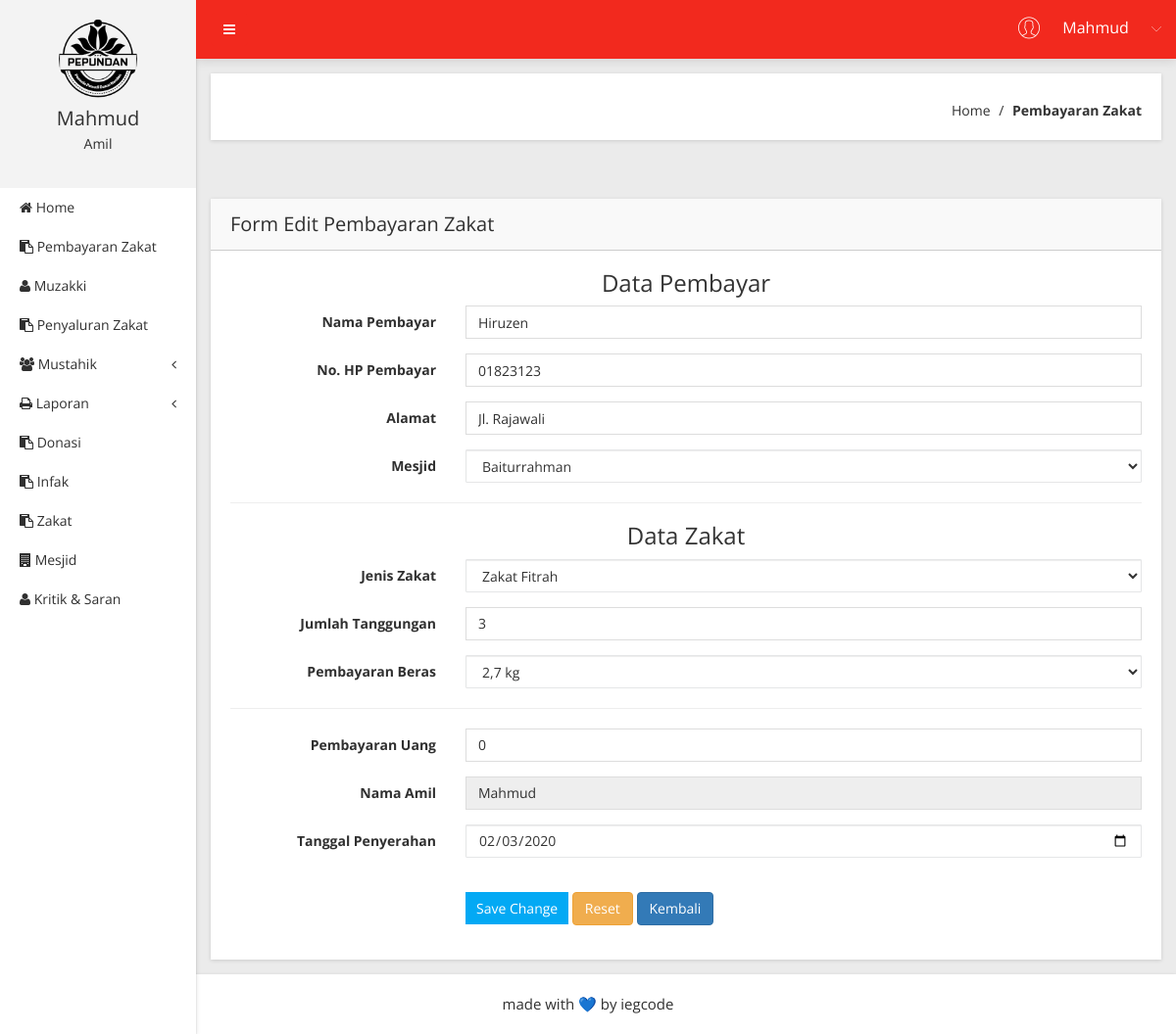
The page /Pembayaran/form_edit/1 (signed in) on the database its author committed.
### tables this page shows
CREATE TABLE `t_pembayaran` (
  `id_pembayaran` int(11) NOT NULL,
  `id_zakat` int(11) NOT NULL,
  `id_amil` int(11) NOT NULL,
  `id_pembayar` int(11) NOT NULL,
  `tgl_penyerahan` date NOT NULL,
  `pembayaran_beras` double NOT NULL,
  `pembayaran_uang` int(11) NOT NULL,
  `jumlah_tanggungan` int(2) NOT NULL,
  `total_pembayaran` varchar(50) NOT NULL
);

CREATE TABLE `t_pembayar` (
  `id_pembayar` int(11) NOT NULL,
  `nama_pembayar` varchar(30) NOT NULL,
  `no_hp_pembayar` varchar(14) NOT NULL,
  `alamat_pembayar` varchar(50) NOT NULL,
  `id_mesjid` int(11) NOT NULL
);

### app/core/controller.php (called while the page is built, shortened)
<?php
class controller {
	public function view($view, $data = [])
	{
		require_once 'app/views/' . $view .'.php';
	}
	public function model ($model)
	{
		return new $model;
	}
}

### app/controllers/Pembayaran.php (called while the page is built, shortened)
<?php
class Pembayaran extends Controller {
	public function form_edit($id)
	{
		$data['judul'] = 'Detail Pembayaran';
		$data['pnr'] = $this->model('Pembayaran_model')->getPembayaranById($id);
		$data['Mesjid'] = $this->model('Mesjid_model')->getAllMesjid();
		$data['Amil'] = $this->model('Amil_model')->sesiAmil();
		$data['Zakat'] = $this->model('Zakat_model')->getAllZakat();
		$this->view('Pembayaran/form_edit', $data);
	}
}

### app/core/app.php (called while the page is built, shortened)
<?php
class app {
	protected $method = 'index';
	protected $params = [];
	public function __construct ()
	{
		$url = $this->parseURL();
		if (file_exists('app/controllers/' . $url[0] . '.php')) {
			unset($url[0]);
		}
		$this->controller = new $this->controller;
		if (isset($url[1])) {
          if (method_exists($this->controller, $url[1])) {				$this->method = $url[1];
           unset($url[1]);
       }
   }
   if ( !empty($url)) {
     $this->params = array_values($url);
 }
 call_user_func_array([$this->controller, $this->method], $this->params);
}
public function parseURL()
{
  if (isset($_GET['url'])) {
     $url = rtrim($_GET['url'], '/');
     $url = filter_var($url, FILTER_SANITIZE_URL);
     $url = explode('/', $url);
     return $url;
 }
}
}

### index.php (called while the page is built, shortened)
<?php
$app = new app;

### app/core/database.php (called while the page is built, shortened)
<?php
class Database {
	private $host = DB_HOST;
	private $user = DB_USER;
	private $pass = DB_PASS;
	private $db_name = DB_NAME;
PRIVATE $dbh;
private $stmt;
	public function __construct()
	{
		$dsn = 'mysql:host=' .$this->host. ';dbname=' .$this->db_name;
		$option= [
			PDO::ATTR_PERSISTENT =>true,
			PDO::ATTR_ERRMODE => PDO::ERRMODE_EXCEPTION
		];
		try{
			$this->dbh = new PDO($dsn, $this->user, $this->pass, $option);
		} catch(PDOException $e) {
			die($e->getMessage());
		}
	}
public function query($query){
	$this->stmt= $this->dbh->prepare($query);
}
public function bind($param, $value, $type= null){
if(is_null($type)){
	switch ( true ) {
			default :
			$type = PDO::PARAM_STR;
	}
}
$this->stmt->bindValue($param,$value,$type);
}
public function execute()
{
	$this->stmt->execute();
}
public function resultSet()
{
	$this->execute();
	return $this->stmt->fetchALL(PDO::FETCH_ASSOC);
}
public function single()
{
	$this->execute();
	return $this->stmt->fetchALL(PDO::FETCH_ASSOC);
}
}
?>

### app/models/Pembayaran_model.php (called while the page is built, shortened)
<?php
class Pembayaran_model {
	private $db;
	public function __construct(){
		$this->db = new database;
	}
	public function getPembayaranById($id)
	{
		$this->db->query("SELECT * FROM t_pembayaran join t_pembayar using(id_pembayar) WHERE id_pembayaran=:id");
		$this->db->bind('id',$id);
		return $this->db->single();
	}
}

### app/models/Mesjid_model.php (called while the page is built, shortened)
<?php
class Mesjid_model {
	private $db;
	public function __construct(){
		$this->db = new database;
	}
	public function getAllMesjid()
	{
		$this->db->query("SELECT * FROM t_mesjid");
	 		return $this->db->resultSet();
	}
}

### app/models/Zakat_model.php (called while the page is built, shortened)
<?php
class Zakat_model {
	private $table='t_zakat';
	private $db;
	public function __construct(){
		$this->db = new database;
	}
	public function getAllZakat()
	{
		$this->db->query('SELECT * FROM '.$this->table);
	 		return $this->db->resultSet();
	}
}

### app/views/Pembayaran/form_edit.php (the view, shortened to what this page needs)
<?php foreach( $data['pnr'] as $dt ) : ?>
<?php endforeach;?>
            <div class="breadcome-area mg-b-30 small-dn">
                <div class="container-fluid">
                    <div class="row">
                        <div class="col-lg-12">
                            <div class="breadcome-list shadow-reset">
                                <div class="row">
                                    <div class="col-lg-6">
                                        <div class="breadcome-heading">
                                        </div>
                                    </div>
                                    <div class="col-lg-6">
                                        <ul class="breadcome-menu">
                                            <li><a href="<?=BASEURL;?>/home_index">Home</a> <span class="bread-slash">/</span>
                                            </li>
                                            <li><span class="bread-blod">Pembayaran Zakat</span>
                                            </li>
                                        </ul>
                                    </div>
                                </div>
                            </div>
                        </div>
                    </div>
                </div>
            </div>
            <div class="data-table-area mg-b-15">
                <div class="container-fluid">
                    <div class="row">
                        <div class="col-lg-12">
                            <div class="sparkline12-list shadow-reset mg-t-30">
                                <div class="sparkline12-hd">
                                    <div class="main-sparkline12-hd">
                                        <h1>Form Edit Pembayaran Zakat</h1>
                                    </div>
                                </div>
                                <div class="sparkline12-graph">
                                    <div class="basic-login-form-ad">
                                        <div class="row">
                                            <div class="col-lg-12">
                                                <div class="all-form-element-inner">
      <form action="<?= BASEURL; ?>/Pembayaran/edit_data" method="POST">
        <h3><center>Data Pembayar</center></h3>
          <div class="form-group-inner">
              <div class="row">
                  <div class="col-lg-3">
                      <label class="login2 pull-right pull-right-pro">Nama Pembayar</label>
                  </div>
                  <div class="col-lg-9">
                      <div class="form-select-list">
                         <input type="text" name='nama_pembayar' class="form-control" required="" value="<?= $dt['nama_pembayar']?>">
                      </div>
                  </div>
              </div>
          </div>
          <div class="form-group-inner">
              <div class="row">
                  <div class="col-lg-3">
                      <label class="login2 pull-right pull-right-pro">No. HP Pembayar</label>
                  </div>
                  <div class="col-lg-9">
                      <div class="form-select-list">
                         <input type="text" name='no_hp_pembayar' class="form-control" required="" value="<?= $dt['no_hp_pembayar']?>">
                      </div>
                  </div>
              </div>
          </div>
          <div class="form-group-inner">
              <div class="row">
                  <div class="col-lg-3">
                      <label class="login2 pull-right pull-right-pro">Alamat</label>
                  </div>
                  <div class="col-lg-9">
                      <div class="form-select-list">
                         <input type="text" name='alamat_pembayar' class="form-control" required="" value="<?= $dt['alamat_pembayar']?>">
                      </div>
                  </div>
              </div>
          </div>
          <div class="form-group-inner">
              <div class="row">
                  <div class="col-lg-3">
                      <label class="login2 pull-right pull-right-pro">Mesjid</label>
                  </div>
                  <div class="col-lg-9">
                      <div class="form-select-list">
                          <select name="id_mesjid" class="form-control">
                              <?php foreach( $data['Mesjid'] as $dt2 ) : ?>
                              <?php
                                  $selected = '';
                                  if($dt2['id_mesjid'] == $dt['id_mesjid']){
                                  $selected = 'selected="selected"';
                                  }
                              ?>
                              <option value="<?= $dt2['id_mesjid'];?>" <?= $selected;?>>
                              <?= $dt2['nama_mesjid'];?></option>
                          <?php endforeach; ?>
                          </select>
                      </div>
                  </div>
              </div>
          </div>
          <hr>
          <h3><center>Data Zakat</center></h3>
          <div class="form-group-inner">
              <div class="row">
                  <div class="col-lg-3">
                      <label class="login2 pull-right pull-right-pro">Jenis Zakat</label>
                  </div>
                  <div class="col-lg-9">
                      <div class="form-select-list">
                          <select name='id_zakat' class="form-control" class="jenis_zakat" required="">
                              <?php foreach( $data['Zakat'] as $dt3 ) : ?>
                              <?php
                                  $selected = '';
                                  if($dt3['id_zakat'] == $dt['id_zakat']){
                                  $selected = 'selected="selected"';
                                  }
                              ?>
                              <option value="<?= $dt3['id_zakat'];?>" <?= $selected;?>>
                              <?= $dt3['jenis_zakat'];?></option>
                          <?php endforeach; ?>
                          </select>
                      </div>
                  </div>
              </div>
          </div>
          <div class="form-group-inner">
              <div class="row">
                  <div class="col-lg-3">
                      <label class="login2 pull-right pull-right-pro">Jumlah Tanggungan</label>
                  </div>
                  <div class="col-lg-9">
                      <div class="form-select-list">
                          <input type="text" name="jumlah_tanggungan" class="form-control" placeholder="Jumlah anggota keluarga yang dibayarkan" value="<?= $dt['jumlah_tanggungan']?>">
                      </div>
                  </div>
              </div>
          </div>
          <div class="form-group-inner">
              <div class="row">
                  <div class="col-lg-3">
                      <label class="login2 pull-right pull-right-pro">Pembayaran Beras</label>
                  </div>
                  <div class="col-lg-9">
                      <div class="form-select-list">
                          <select name="pembayaran_beras" class="form-control">
                            <option value="2.7" <?php if( $dt['pembayaran_beras']=='2.7'){echo "selected"; } ?>>2,7 kg</option>
                          </select>
                      </div>
                  </div>
              </div>
          </div>
          <hr>
          <div class="form-group-inner">
              <div class="row">
                  <div class="col-lg-3">
                      <label class="login2 pull-right pull-right-pro">Pembayaran Uang</label>
                  </div>
                  <div class="col-lg-9">
                      <div class="form-select-list">
                      <?php if($dt['pembayaran_uang']==0){ ?>
                          <input type="text" name="pembayaran_uang" class="form-control" id="txt2"  onkeyup="sum();" placeholder="Total yang harus dibayarkan. Contoh: 48000" value="<?= $dt['pembayaran_uang']?>">
                      <?php } else { ?>
                          <input type="text" name="pembayaran_uang" class="form-control" id="txt2"  onkeyup="sum();" placeholder="Total yang harus dibayarkan. Contoh: 48000" value="<?= $dt['total_pembayaran']?>">
                      <?php } ?>
                      </div>
                  </div>
              </div>
          </div>
          <div class="form-group-inner">
              <div class="row">
                  <div class="col-lg-3">
                      <label class="login2 pull-right pull-right-pro">Nama Amil</label>
                  </div>
                  <div class="col-lg-9">
                      <div class="form-select-list">
                          <input type="text" name='nama_amil' class="form-control" value="<?= $_SESSION['username'];?>" readonly>
                      </div>
                  </div>
              </div>
          </div>
          <div class="form-group-inner">
              <div class="row">
                  <div class="col-lg-3">
                      <label class="login2 pull-right pull-right-pro">Tanggal Penyerahan</label>
                  </div>
                  <div class="col-lg-9">
                      <div class="form-select-list">
                          <input type="date" id="last-name" name="tgl_penyerahan" required="required" class="form-control" value="<?= $dt['tgl_penyerahan']?>">
                      </div>
                  </div>
              </div>
          </div>
          <div class="form-group-inner">
              <div class="login-btn-inner">
                  <div class="row">
                      <div class="col-lg-3"></div>
                      <div class="col-lg-9">
                          <div class="login-horizental cancel-wp pull-left">
                              <button class="btn btn-sm btn-primary login-submit-cs" type="submit">Save Change</button>
                              <button class="btn btn-warning" type="reset">Reset</button>
                              <a href="<?= BASEURL; ?>/Pembayaran/"  button type="button" class="btn btn-primary">Kembali</a>
                          </div>
                      </div>
                  </div>
              </div>
          </div>
      </form>
                                                </div>
                                            </div>
                                        </div>
                                    </div>
                                </div>
                            </div>
                        </div>
                    </div>
                </div>
            </div>
        </div>
    </div>

### rows shown on the page
t_pembayaran: nama_pembayar "Hiruzen", no_hp_pembayar "01823123", alamat_pembayar "Jl. Rajawali", jumlah_tanggungan "3", pembayaran_beras "2,7 kg", pembayaran_uang "0", tgl_penyerahan "02/03/2020"

### other values the page prints
$_SESSION['username'] "Mahmud"
$level "Amil"
form field id_mesjid "Baiturrahman"
form field id_zakat "Zakat Fitrah"
